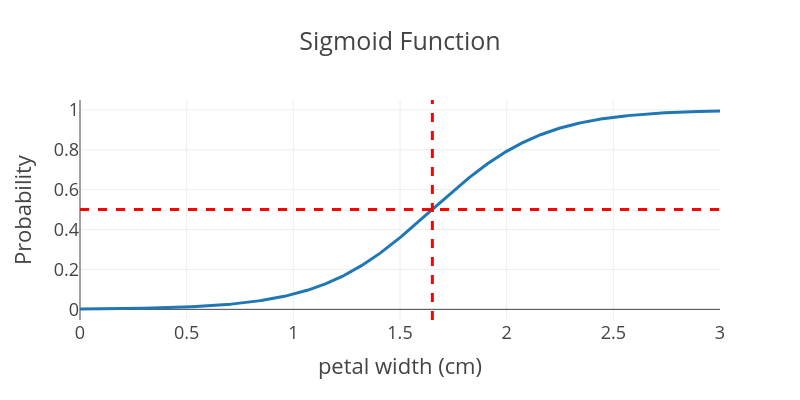

Notebook source saved alongside this figure:
### Code cell
# plot the decision boundary

X_new = np.linspace(0, 3, 1000).reshape(-1, 1)  # reshape to get a column vector
y_proba = log_reg.predict_proba(X_new)

fig = px.line(x=X_new[:, 0], y=y_proba[:, 1], title="Sigmoid Function", width=800, height=400, labels={"x": "petal width (cm)", "y": "Probability"})
# add the decision boundary
fig.add_vline(x=X_new[y_proba[:, 1] >= 0.5][0, 0], line_width=3, line_dash="dash", line_color="red")
fig.add_hline(y=0.5, line_width=3, line_dash="dash", line_color="red")
fig.show()

### Figure 1 — Plotly figure (JSON) as saved in the notebook; plotly's stock layout.template omitted (floating-point values rounded to 4 significant figures; data arrays with more than 128 entries replaced by an {"elided": "..."} marker saying what was removed)
{"data": [{"hovertemplate": "petal width (cm)=%{x}<br>Probability=%{y}<extra></extra>", "legendgroup": "", "line": {"color": "#1F77B4", "dash": "solid"}, "marker": {"symbol": "circle"}, "mode": "lines", "name": "", "orientation": "v", "showlegend": false, "type": "scatter", "x": {"elided": "1000 float values"}, "xaxis": "x", "y": {"elided": "1000 float values"}, "yaxis": "y"}], "layout": {"height": 400, "legend": {"tracegroupgap": 0}, "shapes": [{"line": {"color": "red", "dash": "dash", "width": 3}, "type": "line", "x0": 1.652, "x1": 1.652, "xref": "x", "y0": 0, "y1": 1, "yref": "y domain"}, {"line": {"color": "red", "dash": "dash", "width": 3}, "type": "line", "x0": 0, "x1": 1, "xref": "x domain", "y0": 0.5, "y1": 0.5, "yref": "y"}], "title": {"text": "Sigmoid Function"}, "width": 800, "xaxis": {"anchor": "y", "domain": [0, 1], "title": {"text": "petal width (cm)"}}, "yaxis": {"anchor": "x", "domain": [0, 1], "title": {"text": "Probability"}}}}
